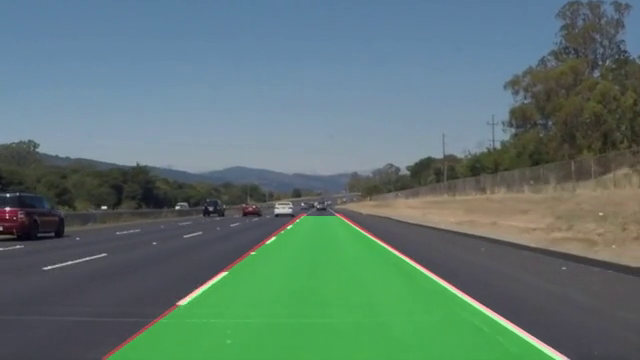
#> input picture frame 22 of lane_line.mp4, 640 x 360 px
$ python detectLineVideo.py
#> lines starting #> are read from the running program, lines starting #| are printed output that depends on the picture; after the words box and inside, x2 and y2 are one past the last pixel; in counts of white or black regions, pixels touching at a corner belong together
#> further down, frame is the input picture: shape (360, 640, 3); mean B, G, R 113, 118.8, 94


# importing the libraries

import matplotlib.pyplot as plt
import cv2
import numpy as np

# Cropping the region of interest

def region_of_interest(img,vertices):
    mask=np.zeros_like(img)
    match_mask_color=(255)
    cv2.fillPoly(mask,vertices,match_mask_color)
    masked_img=cv2.bitwise_and(img,mask)
    return masked_img

# draw and complete the line which we detected by houghLines method

def draw_the_lines(img,lines):
    print(lines)
    img=np.copy(img)

 # blank image of same dimensions
    blank_image=np.zeros((img.shape[0],img.shape[1],3),dtype=np.uint8)
    for line in lines :
 # line is four coordinates of first initial point and second end point of line
        for x1,y1,x2,y2 in line :
            cv2.line(blank_image,(x1,y1),(x2,y2),(255,190,0),thickness=10)

 # Merge two images with weight  .8 is weight, 1 is beta and 0.0 is gamma

    img=cv2.addWeighted(img,0.8,blank_image,1,0.0)
    return img

def process(image):
    # Find out height and width of image
    height=image.shape[0]
#> height = 360
    width=image.shape[1]
#> width = 640

    # Getting Verices of region of interest ie; triangle shape from midpoint of image
    region_of_interest_vertices=[(0,height),(width/2,height/2),(width,height)]
#> region_of_interest_vertices = [(0, 360), (320, 180), (640, 360)]

    # Task: To find out the edges on road
    # Converting image into grayscale
    gray_image=cv2.cvtColor(image,cv2.COLOR_RGB2GRAY)
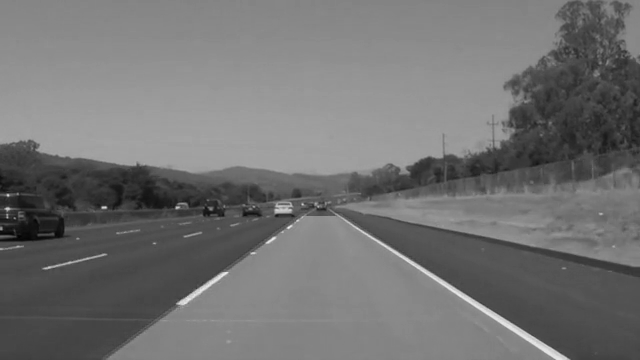
#> gray_image: shape (360, 640); min 2, max 238, mean 114.3

    # Canny is algorithm to find out edges of any object in image
    edge_image=cv2.Canny(gray_image,100,120)
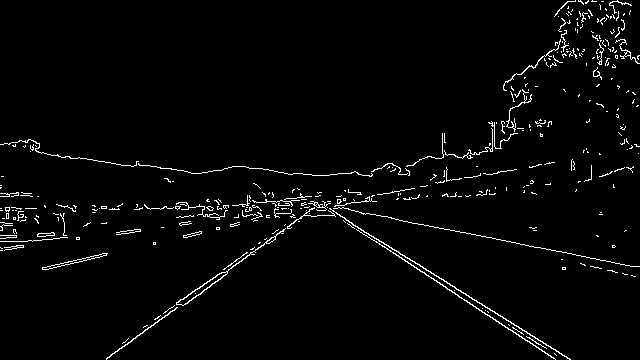
#> edge_image: shape (360, 640); 2.6% white in thin lines or dots

    # after converting in gray sclae and finding the edges have to crop the image not usefull
    croped_Img=region_of_interest(edge_image,
                                np.array([region_of_interest_vertices],np.int32),)
#> in region_of_interest, `cv2.fillPoly(mask,vertices,match_mask_color)`:
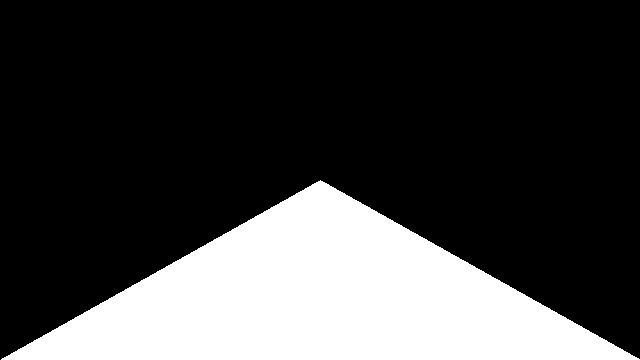
#> mask: shape (360, 640); 25.1% white; 1 white region, box (x1, y1, x2, y2) and area: (1, 180, 640, 360) 57740
#> in region_of_interest, `masked_img=cv2.bitwise_and(img,mask)`:
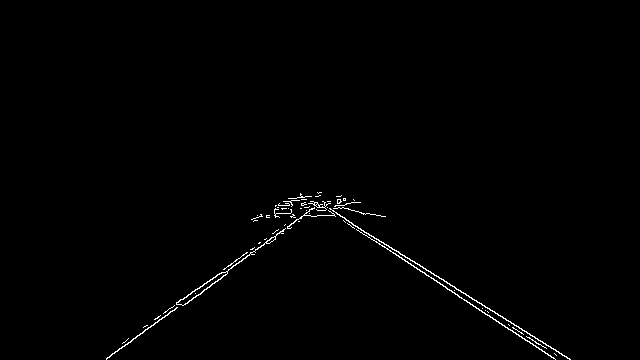
#> masked_img: shape (360, 640); 0.75% white in thin lines or dots, all inside (x1, y1, x2, y2) = (106, 192, 571, 360)

    """
    Draw lines on the edges we got.
    - Hough Transform is a method that is used in image processing to detect any shape, if that shape can be represented in mathematical form.
      It can detect the shape even if it is broken or distorted a little bit.

    """

    lines=cv2.HoughLinesP(croped_Img,
    rho=2,
    theta=np.pi/180,
    threshold=50,
    lines=np.array([]),
    minLineLength=40,
    maxLineGap=100)
#> lines = 13 rows, first 6: [307, 196, 454, 292], [106, 358, 322, 201], [308, 196, 570, 359], [121, 348, 321, 192], [300, 193, 554, 358], [176, 302, 341, 195]

    image_lines=draw_the_lines(image,lines)
#| [[[307 196 454 292]]
#|  [[106 358 322 201]]
#|  [[308 196 570 359]]
#|  [[121 348 321 192]]
#|  [[300 193 554 358]]
#|  [[176 302 341 195]]
#|  [[185 304 327 201]]
#|  [[317 202 567 358]]
#|  [[257 215 380 215]]
#|  [[123 342 314 203]]
#|  [[278 204 346 204]]
#|  [[109 356 337 196]]
#> (further printed lines are left out)
#> the loop in draw_the_lines, `for line in lines :` made 13 passes
#> line on passes 1 to 12: [[307, 196, 454, 292]], [[106, 358, 322, 201]], [[308, 196, 570, 359]], [[121, 348, 321, 192]], [[300, 193, 554, 358]], [[176, 302, 341, 195]], [[185, 304, 327, 201]], [[317, 202, 567, 358]], [[257, 215, 380, 215]], [[123, 342, 314, 203]], [[278, 204, 346, 204]], [[109, 356, 337, 196]]
#> after the loop in draw_the_lines, `for line in lines :`:
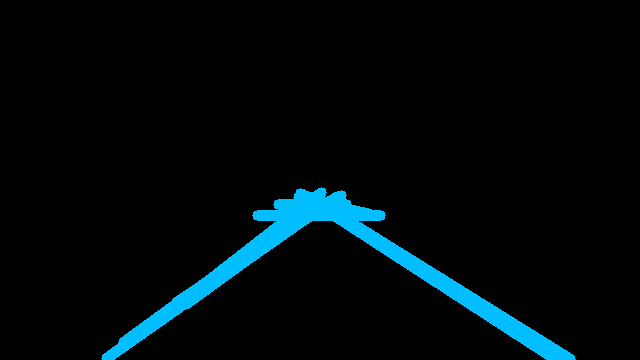
#> blank_image: shape (360, 640, 3); mean of channels 0, 1, 2 12, 9, 0; drawn as B, G, R
#> in draw_the_lines, `img=cv2.addWeighted(img,0.8,blank_image,1,0.0)`:
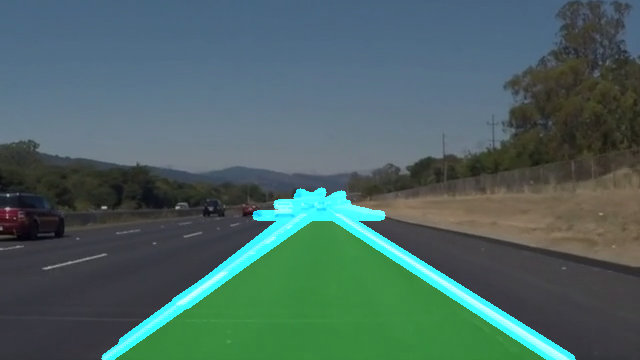
#> img: shape (360, 640, 3); mean B, G, R 98.6, 102, 75.2
    return image_lines

"""
OpenCV provides the VideoCature() function which is used to work with the Camera.
In this case we are Loading the video from a file
"""
capture=cv2.VideoCapture('lane_line.mp4')

if( capture.isOpened()==False):
    print("Something Wrong in Loading !")

# If the video is opened then one by one frames will be extracted and sent for the further processing
while(capture.isOpened()):
    ret,frame=capture.read()
    frame=process(frame)
    cv2.imshow('Road Lanes Detection', frame)
    if(cv2.waitKey(1)) & 0xFF ==ord('q'):
#> (key q is pressed here)
        break

capture.release()
cv2.destroyAllWindows()

$ run again, starting later in the video
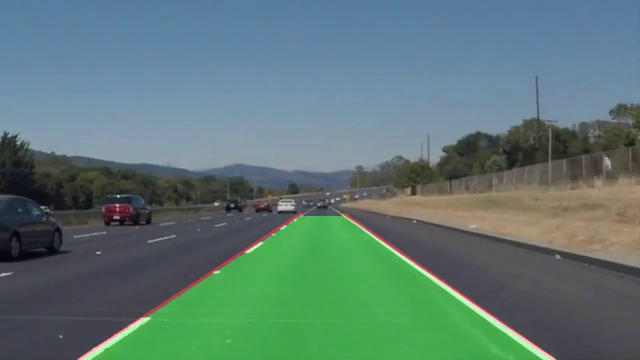
#> input picture frame 99 of lane_line.mp4, 640 x 360 px
#> frame is the input picture: shape (360, 640, 3); mean B, G, R 116, 120.7, 93.1
#> in process, `edge_image=cv2.Canny(gray_image,100,120)`:
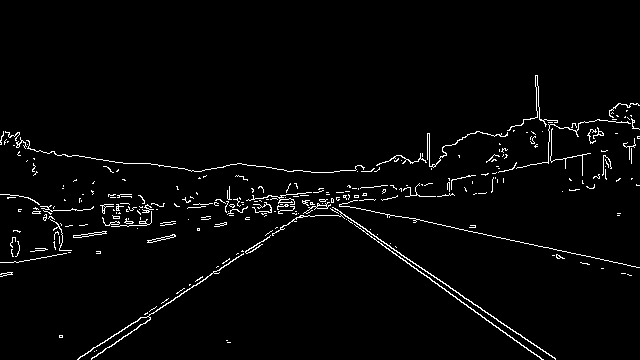
#> edge_image: shape (360, 640); 2.6% white in thin lines or dots, all inside (x1, y1, x2, y2) = (0, 75, 640, 360)
#> mask: shape (360, 640); 25.1% white; 1 white region, box (x1, y1, x2, y2) and area: (1, 180, 640, 360) 57740
#> masked_img: shape (360, 640); 0.75% white in thin lines or dots, all inside (x1, y1, x2, y2) = (59, 188, 556, 360)
#> lines = 15 rows, first 6: [309, 192, 555, 358], [93, 347, 341, 192], [306, 192, 512, 337], [79, 357, 345, 197], [307, 192, 555, 359], [130, 333, 323, 188]
#> (printed output is left out)
#> the loop in draw_the_lines, `for line in lines :` made 15 passes
#> in draw_the_lines, `img=cv2.addWeighted(img,0.8,blank_image,1,0.0)`:
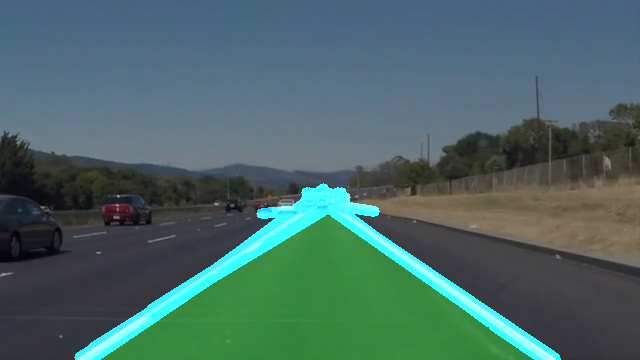
#> img: shape (360, 640, 3); mean B, G, R 101.4, 103.6, 74.5

$ run again, starting later in the video
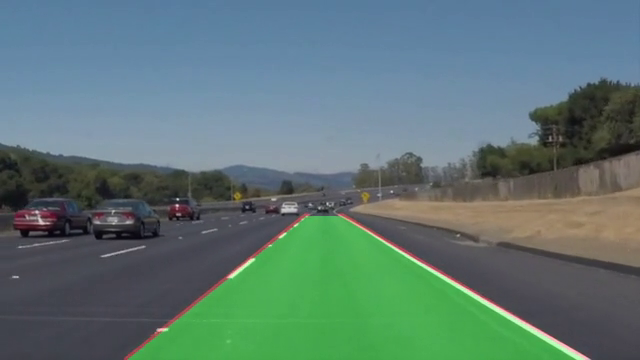
#> input picture frame 176 of lane_line.mp4, 640 x 360 px
#> frame is the input picture: shape (360, 640, 3); mean B, G, R 115.5, 119.4, 93.3
#> in process, `edge_image=cv2.Canny(gray_image,100,120)`:
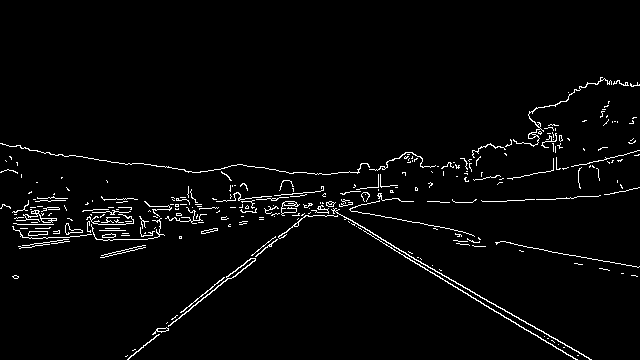
#> edge_image: shape (360, 640); 2.8% white in thin lines or dots, all inside (x1, y1, x2, y2) = (0, 77, 640, 360)
#> mask: shape (360, 640); 25.1% white; 1 white region, box (x1, y1, x2, y2) and area: (1, 180, 640, 360) 57740
#> masked_img: shape (360, 640); 0.77% white in thin lines or dots, all inside (x1, y1, x2, y2) = (125, 186, 592, 360)
#> lines = 16 rows, first 6: [301, 193, 589, 359], [160, 331, 323, 203], [304, 192, 526, 330], [135, 349, 325, 196], [127, 359, 168, 328], [306, 192, 556, 348]
#> (printed output is left out)
#> the loop in draw_the_lines, `for line in lines :` made 16 passes
#> in draw_the_lines, `img=cv2.addWeighted(img,0.8,blank_image,1,0.0)`:
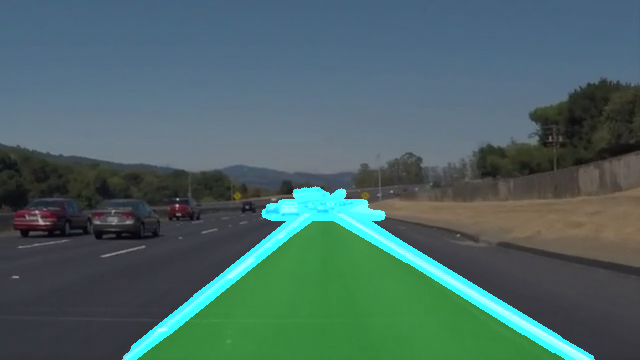
#> img: shape (360, 640, 3); mean B, G, R 100.9, 102.7, 74.7
